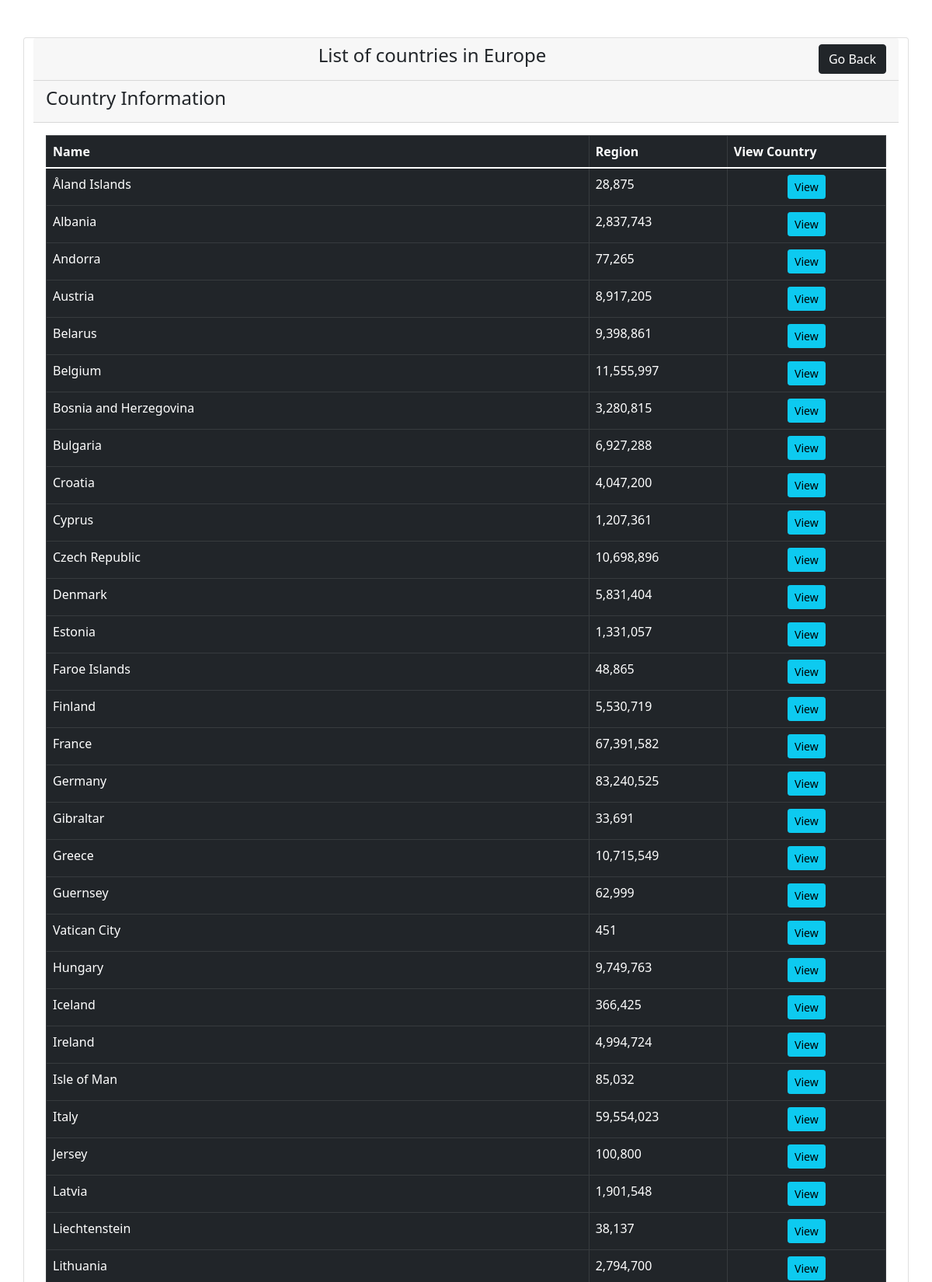
Screenshot of /view_region.php?region=Europe (upper part) with the database file from the repository.
### tables this page shows
CREATE TABLE `countries` (
  `country_id` int(11) NOT NULL,
  `name` varchar(255) NOT NULL,
  `region` varchar(255) NOT NULL,
  `population` varchar(255) NOT NULL,
  `country_comment_count` int(11) NOT NULL,
  `favorites` int(11) NOT NULL
);

### view_region.php (the view)
<?php
include "includes/header.php";
include "dbcon.php";
?>
<?php
if(isset($_GET['region'])) {
    $the_country_region = mysqli_real_escape_string($connect, $_GET['region']);
}
?>
<div class="container mt-5">
    <div class="row">
        <div class="card">
            <div class="card-header">
                <h4 class="text-center"> List of countries in <?php echo $the_country_region; ?>
                    <a href="homepage.php" class="btn btn-dark float-end">Go Back</a>
                </h4>
            </div>
            <div class="card-header">
                <h4>
                    Country Information
                </h4>
            </div>
            <div class="card-body">
                <table class="table table-bordered table-dark">
                    <thead>
                        <tr>
                            <th>Name</th>
                            <th>Region</th>
                            <th>View Country</th>
                        </tr>
                    </thead>
                    <tbody>
                        <?php
                        $query = "SELECT * FROM countries WHERE region = '$the_country_region'";
                        $select_countries = mysqli_query($connect, $query);
                        while($row = mysqli_fetch_assoc($select_countries)) {
                            $country_id = $row['country_id'];
                            $country_name = $row['name'];
                            $country_population = $row['population'];
                            $format = number_format($country_population);
                            echo "<tr>";
                            echo "<td>{$country_name}</td>";
                            echo "<td>{$format}</td>";
                            echo "<td class='col text-center'><a href='view_country.php?country_id={$country_id}'class='btn btn-info btn-sm'>View</a></td>";
                            echo "</tr>";
                        }
                        ?>
                    </tbody>
                </table>
            </div>
        </div>
    </div>
</div>
<?php
include "includes/footer.php";
?>

### rows the page displays
countries: name "Åland Islands", population "28,875"
countries: name "Albania", population "2,837,743"
countries: name "Andorra", population "77,265"
countries: name "Austria", population "8,917,205"
countries: name "Belarus", population "9,398,861"
countries: name "Belgium", population "11,555,997"
countries: name "Bosnia and Herzegovina", population "3,280,815"
countries: name "Bulgaria", population "6,927,288"
countries: name "Croatia", population "4,047,200"
countries: name "Cyprus", population "1,207,361"
countries: name "Czech Republic", population "10,698,896"
countries: name "Denmark", population "5,831,404"
countries: name "Estonia", population "1,331,057"
countries: name "Faroe Islands", population "48,865"
countries: name "Finland", population "5,530,719"
countries: name "France", population "67,391,582"
countries: name "Germany", population "83,240,525"
countries: name "Gibraltar", population "33,691"
countries: name "Greece", population "10,715,549"
countries: name "Guernsey", population "62,999"
countries: name "Vatican City", population "451"
countries: name "Hungary", population "9,749,763"
countries: name "Iceland", population "366,425"
countries: name "Ireland", population "4,994,724"
countries: name "Isle of Man", population "85,032"
countries: name "Italy", population "59,554,023"
countries: name "Jersey", population "100,800"
countries: name "Latvia", population "1,901,548"
countries: name "Liechtenstein", population "38,137"
countries: name "Lithuania", population "2,794,700"

### other values shown
$the_country_region "Europe"
